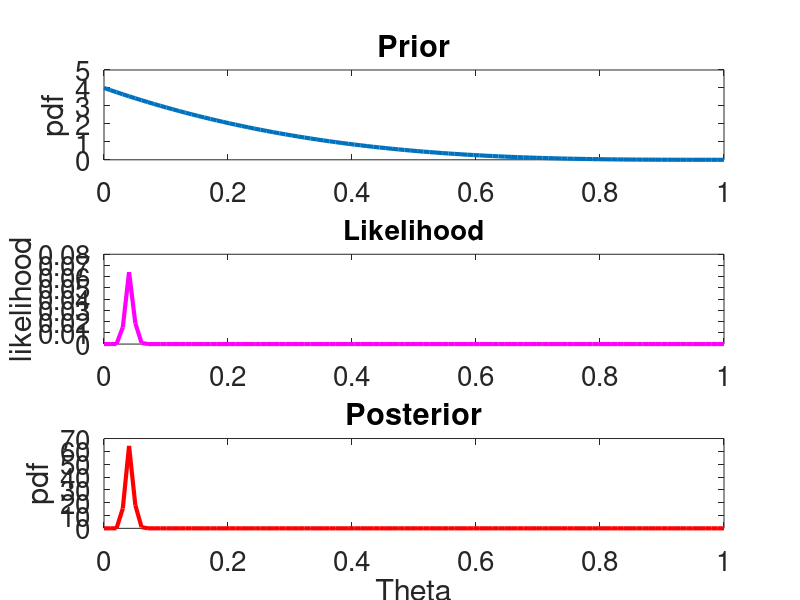

Here is the MATLAB script that generated this plot:

% Disease prevelance example
clear; close all; clc;

%% Prior parameters 
a = 1;
b = 4;

%% Data
N = 1000;
X = 40;

%% Model
theta = linspace(0,1,100);
Y_prior = betapdf(theta,a,b);
Y_likelihood = nchoosek(N,X)*(theta.^X).*(1-theta).^(N-X);
Y_posterior = betapdf(theta,a+X,b+N-X);

%% Plots
h = figure(1);
subplot(3,1,1),
plot(theta,Y_prior,'LineWidth',3)
title('Prior','FontSize',20)
set(gca,'FontSize',20)
ylabel('pdf')
subplot(3,1,2),
plot(theta,Y_likelihood,'m','LineWidth',3)
set(gca,'FontSize',20)
title('Likelihood','FontSize',20)
ylabel('likelihood')
subplot(3,1,3),
plot(theta,Y_posterior,'r','LineWidth',3)
title('Posterior','FontSize',20)
ylabel('pdf')
set(h,'Position',[1000 150 900 900])
set(gca,'FontSize',20)
xlabel('Theta')